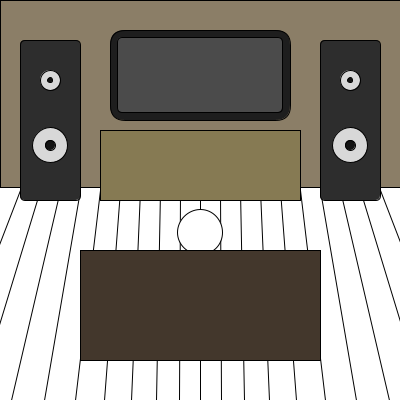
Frame 1 (no input)
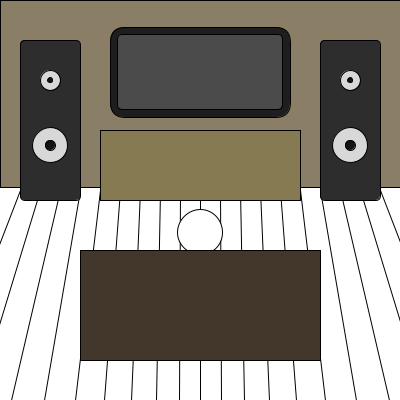
Frame 60 (the mouse pressed at the canvas centre just before this capture)
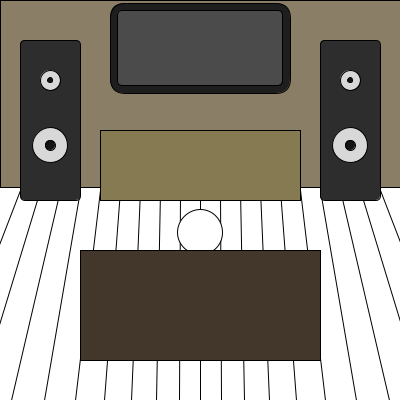
Frame 120 (the mouse held since frame 60 and released just before this capture)

The Processing sketch that drew these frames (run headless with seeded random() and noise(); from frame 60 on, the mouse is pressed at the canvas centre):

// Processing sketch: processing_136270
// ── processing_136270.pde

void setup() {
  size (400, 400);
}
int time = 0;
int totalTime = 40;

int xPos = 200; // Person starting x pos.
int yPos = 232; // Person starting y pos.
Speaker speaker1 = new Speaker();
TV tv1 = new TV();

void draw() {
  background(255);
  drawWall();
  drawFloor();
  speaker1.drawSpeakers();
  tv1.drawTv();
  drawTvStand();
  drawPerson();
  drawCouch();
  drawTime();
}

void drawTime() {
  time++;
  if (time > totalTime) {
   tv1.changeChannel(); 
    time = 0; 
  }
}

void mouseClicked() {
  tv1.tvOnOff();
}

void keyPressed() {
}

void drawWall() {
  fill(139, 126, 103); // wall
  rect(0, 0, width, 187);
}

void drawFloor() {
  for (int i = 0; i < 10; i++) { //left floor
    line(200-20*i, 190, 200-(20+i)*i, 400);
  }
  for (int i = 1; i < 10; i++) { // right floor
    line(200+20*i, 190, 200+(20+i)*i, 400);
  }
}

void drawTvStand() {
  fill(134, 122, 83);
  rect(100, 130, 200, 70, 0); // tv stand
}

void drawPerson() {
  fill(255);
  ellipse(xPos, yPos, 45, 45);// person
}

void drawCouch() {
  fill(67, 55, 44);
  rect(80, 250, 240, 110);// couch
}

class Channel {
  int R; 
  int G;
  int B;
  
  Channel(int tempR, int tempG, int tempB) {
    R = tempR;
    G = tempG;
    B = tempB;
  }

  void setR(int inputR) {
    R = inputR;
  }
  void setG(int inputG) {
    G = inputG;
  }
  void setB(int inputB) {
    B = inputB;
  }
  void drawScreen(int tvyPos) {
    fill(R, G, B); 
    rect(117, tvyPos + 7, 165, 75, 5); //screen
  }
}

class Speaker {
  void drawSpeakers() {
    fill(45);
    rect(20, 40, 60, 160, 5); //left speaker
    fill(216, 216, 216);
    ellipse(50, 80, 20, 20); // Tweeter
    ellipse(50, 145, 35, 35); //Woofer
    fill(20);
    ellipse(50, 145, 10, 10); // small woofer
    ellipse(50, 80, 5, 5); // small tweeter

    fill(45);
    rect(320, 40, 60, 160, 5); //right speaker
    fill(216, 216, 216);
    ellipse(350, 80, 20, 20); // tweeter
    ellipse(350, 145, 35, 35); //woofer
    fill(20);
    ellipse(350, 145, 10, 10); //small woofer
    ellipse(350, 80, 5, 5); // small tweeter
  }
}  

class TV {
  Channel[] listOfChannels = new Channel[10];
  int currentChannel = 0;

  TV() {
    createChannels();
  }
  //////
  int tv = 30;
  int speedtv = -1;
  //////
  

  void drawTv() {
    fill(30);
    rect(110, tv, 180, 90, 15); // tv
    listOfChannels[currentChannel].drawScreen(tv);
    ////////
    tv = tv + speedtv;
    if ((tv > 40) || (tv < 0)){
    speedtv = speedtv * -1;
    ////////
  } 
  }

  void tvOnOff() { 
    if (currentChannel == 0) {
      currentChannel = 1;
    } 
    else {
      currentChannel = 0;
    }
  }
  void createChannels() {
    Channel off = new Channel(75, 75, 75);
    listOfChannels[0] = off;


    for (int i = 1; i < listOfChannels.length; i++) {
      Channel temp = new Channel((int)random(255), (int)random(255), (int)random(255));

      listOfChannels[i] = temp;
    }

  }

  void changeChannel() {
    if (currentChannel != 0) {
      currentChannel++;
      if(currentChannel == 10) {
        currentChannel = 1;
      }
    }
  }
}
